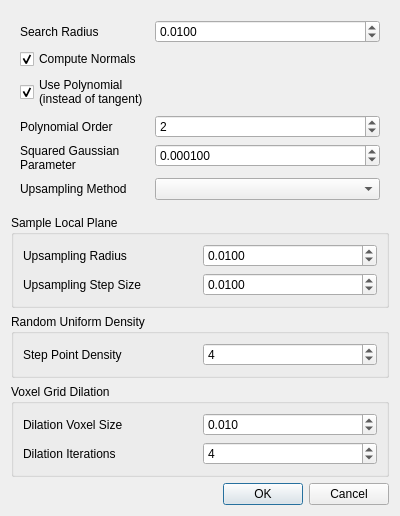
<?xml version="1.0" encoding="UTF-8"?>
<ui version="4.0">
 <class>MLSDialog</class>
 <widget class="QDialog" name="MLSDialog">
  <property name="geometry">
   <rect>
    <x>0</x>
    <y>0</y>
    <width>400</width>
    <height>441</height>
   </rect>
  </property>
  <property name="windowTitle">
   <string>Moving Least Squares Smoothing and Reconstruction</string>
  </property>
  <layout class="QVBoxLayout" name="verticalLayout">
   <item>
    <widget class="QFrame" name="common_parameters_frame">
     <layout class="QFormLayout" name="common_parameters">
      <property name="fieldGrowthPolicy">
       <enum>QFormLayout::AllNonFixedFieldsGrow</enum>
      </property>
      <item row="0" column="0">
       <widget class="QLabel" name="search_radius_label">
        <property name="text">
         <string>Search Radius</string>
        </property>
       </widget>
      </item>
      <item row="0" column="1">
       <widget class="QDoubleSpinBox" name="search_radius">
        <property name="decimals">
         <number>4</number>
        </property>
        <property name="maximum">
         <double>1000.000000000000000</double>
        </property>
        <property name="singleStep">
         <double>0.005000000000000</double>
        </property>
        <property name="value">
         <double>0.010000000000000</double>
        </property>
       </widget>
      </item>
      <item row="1" column="0">
       <widget class="QCheckBox" name="compute_normals">
        <property name="text">
         <string>Compute Normals</string>
        </property>
        <property name="checked">
         <bool>true</bool>
        </property>
       </widget>
      </item>
      <item row="2" column="0">
       <widget class="QCheckBox" name="use_polynomial">
        <property name="enabled">
         <bool>true</bool>
        </property>
        <property name="text">
         <string>Use Polynomial 
(instead of tangent)</string>
        </property>
        <property name="checked">
         <bool>true</bool>
        </property>
       </widget>
      </item>
      <item row="3" column="0">
       <widget class="QLabel" name="polynomial_order_label">
        <property name="text">
         <string>Polynomial Order</string>
        </property>
       </widget>
      </item>
      <item row="3" column="1">
       <widget class="QSpinBox" name="polynomial_order">
        <property name="enabled">
         <bool>true</bool>
        </property>
        <property name="value">
         <number>2</number>
        </property>
       </widget>
      </item>
      <item row="4" column="0">
       <widget class="QLabel" name="squared_gaussian_parameter_label">
        <property name="text">
         <string>Squared Gaussian 
Parameter</string>
        </property>
       </widget>
      </item>
      <item row="4" column="1">
       <widget class="QDoubleSpinBox" name="squared_gaussian_parameter">
        <property name="decimals">
         <number>6</number>
        </property>
        <property name="maximum">
         <double>1000.000000000000000</double>
        </property>
        <property name="singleStep">
         <double>0.005000000000000</double>
        </property>
        <property name="value">
         <double>0.000100000000000</double>
        </property>
       </widget>
      </item>
      <item row="5" column="0">
       <widget class="QLabel" name="upsampling_method_label">
        <property name="text">
         <string>Upsampling Method</string>
        </property>
       </widget>
      </item>
      <item row="5" column="1">
       <widget class="QComboBox" name="upsampling_method">
        <property name="enabled">
         <bool>true</bool>
        </property>
       </widget>
      </item>
     </layout>
    </widget>
   </item>
   <item>
    <widget class="QGroupBox" name="sample_local_plane_method">
     <property name="enabled">
      <bool>true</bool>
     </property>
     <property name="title">
      <string>Sample Local Plane</string>
     </property>
     <layout class="QGridLayout" name="gridLayout">
      <item row="0" column="0">
       <widget class="QLabel" name="upsampling_radius_label">
        <property name="enabled">
         <bool>true</bool>
        </property>
        <property name="text">
         <string>Upsampling Radius</string>
        </property>
       </widget>
      </item>
      <item row="0" column="1">
       <widget class="QDoubleSpinBox" name="upsampling_radius">
        <property name="enabled">
         <bool>true</bool>
        </property>
        <property name="decimals">
         <number>4</number>
        </property>
        <property name="maximum">
         <double>1000.000000000000000</double>
        </property>
        <property name="singleStep">
         <double>0.005000000000000</double>
        </property>
        <property name="value">
         <double>0.010000000000000</double>
        </property>
       </widget>
      </item>
      <item row="1" column="0">
       <widget class="QLabel" name="upsampling_step_size_label">
        <property name="enabled">
         <bool>true</bool>
        </property>
        <property name="text">
         <string>Upsampling Step Size</string>
        </property>
       </widget>
      </item>
      <item row="1" column="1">
       <widget class="QDoubleSpinBox" name="upsampling_step_size">
        <property name="enabled">
         <bool>true</bool>
        </property>
        <property name="decimals">
         <number>4</number>
        </property>
        <property name="maximum">
         <double>1000.000000000000000</double>
        </property>
        <property name="singleStep">
         <double>0.005000000000000</double>
        </property>
        <property name="value">
         <double>0.010000000000000</double>
        </property>
       </widget>
      </item>
     </layout>
    </widget>
   </item>
   <item>
    <widget class="QGroupBox" name="random_uniform_density_method">
     <property name="title">
      <string>Random Uniform Density</string>
     </property>
     <layout class="QHBoxLayout" name="horizontalLayout">
      <item>
       <widget class="QLabel" name="step_point_density_label">
        <property name="enabled">
         <bool>true</bool>
        </property>
        <property name="text">
         <string>Step Point Density</string>
        </property>
       </widget>
      </item>
      <item>
       <widget class="QSpinBox" name="step_point_density">
        <property name="enabled">
         <bool>true</bool>
        </property>
        <property name="maximum">
         <number>1000</number>
        </property>
        <property name="value">
         <number>4</number>
        </property>
       </widget>
      </item>
     </layout>
    </widget>
   </item>
   <item>
    <widget class="QGroupBox" name="voxel_grid_dilation_method">
     <property name="title">
      <string>Voxel Grid Dilation</string>
     </property>
     <layout class="QGridLayout" name="gridLayout_2">
      <item row="0" column="0">
       <widget class="QLabel" name="dilation_voxel_grid_label">
        <property name="enabled">
         <bool>true</bool>
        </property>
        <property name="text">
         <string>Dilation Voxel Size</string>
        </property>
       </widget>
      </item>
      <item row="0" column="1">
       <widget class="QDoubleSpinBox" name="dilation_voxel_size">
        <property name="enabled">
         <bool>true</bool>
        </property>
        <property name="decimals">
         <number>3</number>
        </property>
        <property name="singleStep">
         <double>0.010000000000000</double>
        </property>
        <property name="value">
         <double>0.010000000000000</double>
        </property>
       </widget>
      </item>
      <item row="1" column="0">
       <widget class="QLabel" name="dilation_iterations_label">
        <property name="enabled">
         <bool>true</bool>
        </property>
        <property name="text">
         <string>Dilation Iterations</string>
        </property>
       </widget>
      </item>
      <item row="1" column="1">
       <widget class="QSpinBox" name="dilation_iterations">
        <property name="enabled">
         <bool>true</bool>
        </property>
        <property name="value">
         <number>4</number>
        </property>
       </widget>
      </item>
     </layout>
    </widget>
   </item>
   <item>
    <widget class="QDialogButtonBox" name="buttonBox_2">
     <property name="orientation">
      <enum>Qt::Horizontal</enum>
     </property>
     <property name="standardButtons">
      <set>QDialogButtonBox::Cancel|QDialogButtonBox::Ok</set>
     </property>
    </widget>
   </item>
  </layout>
 </widget>
 <resources/>
 <connections>
  <connection>
   <sender>buttonBox_2</sender>
   <signal>rejected()</signal>
   <receiver>MLSDialog</receiver>
   <slot>reject()</slot>
   <hints>
    <hint type="sourcelabel">
     <x>240</x>
     <y>450</y>
    </hint>
    <hint type="destinationlabel">
     <x>532</x>
     <y>395</y>
    </hint>
   </hints>
  </connection>
  <connection>
   <sender>buttonBox_2</sender>
   <signal>accepted()</signal>
   <receiver>MLSDialog</receiver>
   <slot>accept()</slot>
   <hints>
    <hint type="sourcelabel">
     <x>275</x>
     <y>446</y>
    </hint>
    <hint type="destinationlabel">
     <x>185</x>
     <y>234</y>
    </hint>
   </hints>
  </connection>
 </connections>
</ui>
